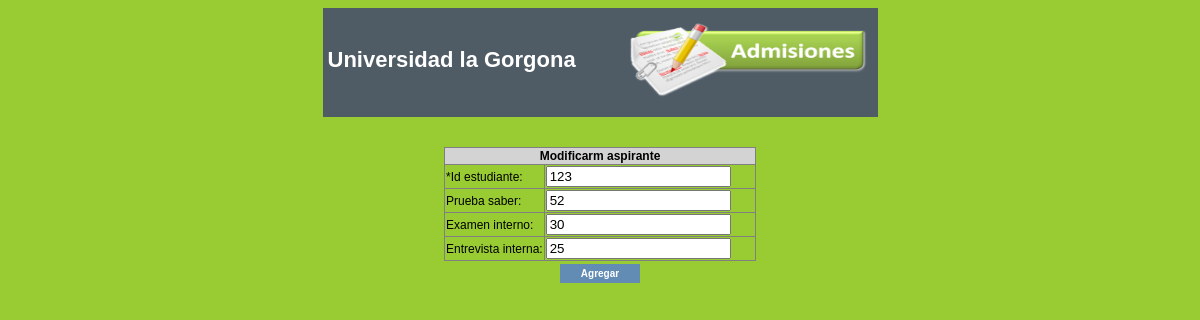
Screenshot of /admin/aspirante/Resultados.php?id=123 with the database file from the repository.
### tables this page shows
CREATE TABLE IF NOT EXISTS `resultados` (
`idResultados` int(11) NOT NULL,
  `res_saber` int(2) DEFAULT NULL,
  `res_examen` int(2) DEFAULT NULL,
  `res_entrevista` int(3) DEFAULT NULL,
  `identificacion` int(11) NOT NULL
);

### admin/aspirante/Resultados.php (the view, shortened to what this page needs)
<?php
$id=$_GET['id'];
$sql ="select * from resultados where identificacion = $id";
$consulta=  mysql_query($sql);
$campos=  mysql_fetch_object($consulta);
?>
<!DOCTYPE html>
<html>
        <head>
             <link type="text/css" rel="stylesheet" href="../../css/styleResultados.css">
    </head>
    <header>
            <div id="header2" >
               <h5>Universidad la Gorgona</h5>
                <div id="logo">
                     <a href="./">
                         <img id="imgRes" src="../../img/logo.png" width="250" height="80">
                    </a>
                </div>
            </div>
    </header>
    <body>
         <form name="formu" id="formu" method="POST" enctype="multipart/form-data" action="" >
            <table border="1">
                <thead>
                    <tr align ="center">
                        <th colspan="2">Modificarm aspirante</th>
                    </tr>
                </thead>
                <tbody>
                    <tr>
                        <td>*Id estudiante:</td>
                        <td><input type="text" name="txt_identificacion" readonly="" value="<?php echo $campos->identificacion; ?>" required=""/>&nbsp; &nbsp; &nbsp; &nbsp;
                    </tr>
                    <tr>
                        <td>Prueba saber:</td>
                        <td><input type="number" name="txt_saber" value="<?php echo $campos->res_saber;?>" required=""/></td>
                    </tr>
                    <tr>
                        <td>Examen interno:</td>
                        <td><input type="number" name="txt_examen" value="<?php echo $campos->res_examen;?>" required=""/></td>
                    </tr>
                    <tr>
                        <td>Entrevista interna:</td>
                        <td><input type="number" name="txt_entrevista" value="<?php echo $campos->res_entrevista; ?>" required=""/></td>
                    </tr>
                </tbody>
            </table>
             <table id="boton">
                <tr>
                    <td>
            <input type="submit" value="Agregar" class="boton"/>
            </td>
            </tr>
            </table>
        </form>
    </body>
</html>

### css/styleResultados.css (style rules this page uses)
body { background:#99cc33; }
#header2 { width: 555px; height: 100px; background-color: #4F5B65;//#A5CD4E; //#638cb5; margin: 0 auto ; padding-top: 9px; }
h5 { font-family:“Lucida Grande”, Verdana, Helvetica, Arial, sans-serif; color: white; margin-top: 30px; font-size: 22px; margin-left:5px; }
#imgRes { float: right; margin-top:-90px; }
table { margin: 0 auto 0 ; font-family: "Lucida Sans Unicode", "Lucida Grande", Sans-Serif; font-size: 12px; text-align: left; border-collapse: collapse; margin-top:30px; margin-bottom:2px; //background-color: blue; }
th { background: #D3D3D3; font-weight: bold; }
#boton { margin: 0 auto; margin-bottom:-30px; }
.boton { font-size:10px; font-family:"Lucida Sans Unicode", "Lucida Grande", Sans-Serif; font-weight:bold; color:white; background:#638cb5; border:0px; width:80px; height:19px; }

### rows the page displays
resultados: txt_identificacion "123", txt_saber "52", txt_examen "30", txt_entrevista "25"
